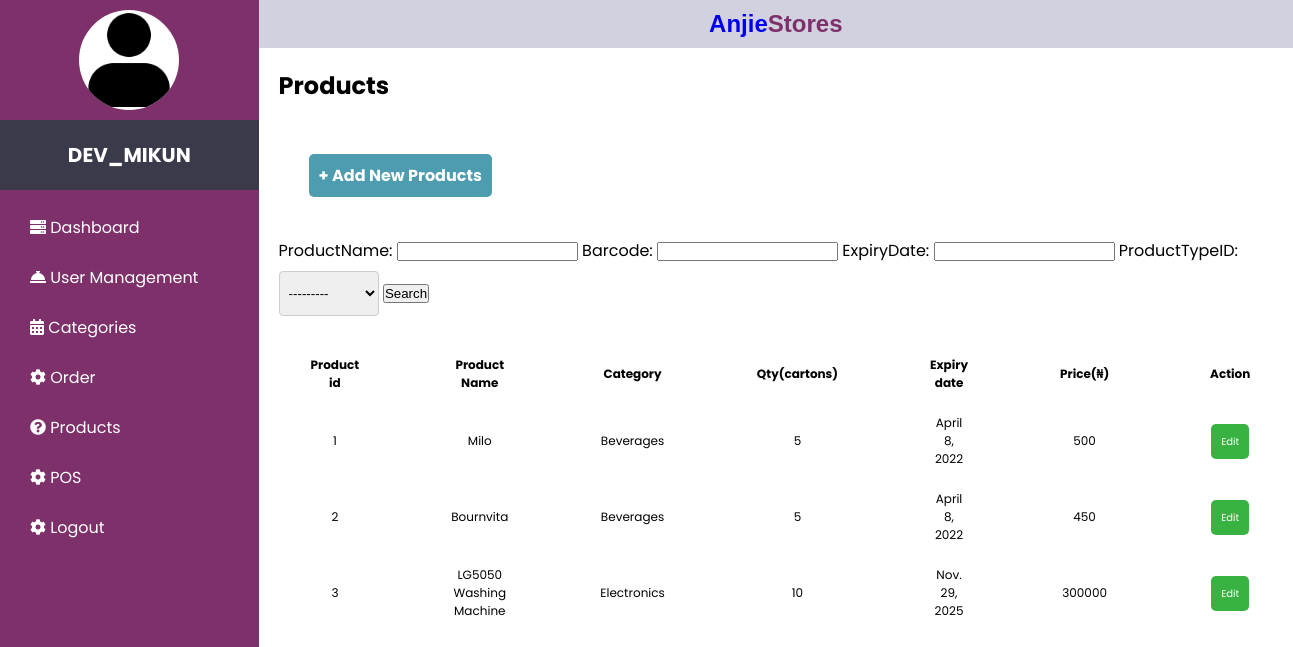
Screenshot of /products/ (signed in) with the database file from the repository.
### inventory/models.py (models this page shows, shortened)
class Products(models.Model):
    productsID = models.IntegerField(primary_key=True)
    productName = models.CharField(max_length=30)
    Barcode = models.IntegerField()
    ExpiryDate = models.DateField()
    Price = models.IntegerField()
    manufacturer =  models.CharField(max_length=35)
    quantity = models.IntegerField()
    productTypeID = models.ForeignKey(ProductType,on_delete=models.CASCADE)

class ProductType(models.Model):
    productTypeID = models.IntegerField()
    productType = models.CharField(max_length=20)
    def __str__(self):
        return self.productType

### inventory/views.py (the view)
# urls.py: path('products/', views.products, name='products'),
def products(request):
    products = Products.objects.all()
    myFilter = ProductFilter(request.GET, queryset=products)
    products = myFilter.qs
    context = {
        "products": products,
        "myFilter": myFilter
    }
    return render(request, 'inventory/products.html',context)

### inventory/templates/inventory/products.html
{% extends "inventory/index.html" %}
{% load static %}
{% block content %}
<section id="products">
    <div class="main">
        <a href="/index.html"><h1>Anjie<span style="color:rgb(126, 48, 106)">Stores</span></h1></a>
        <div class="user-container" id="userManagement" name="userManagement">
            <h2>Products</h2>
            <div class="button-add">
                <a href="/products.html">+ Add New Products</a>
            </div>
            <div class="cat-options">
                <form action="" method="get">
                    {{myFilter.form}}
                    <button type="submit">Search</button>
                </form>
            </div>
            <div class="table-container">
                <table>
                    <tr>
                        <th>Product id</th>
                        <th>Product Name</th>
                        <th>Category</th>
                        <th>Qty(cartons)</th>
                        <th>Expiry date</th>
                        <th>Price(₦)</th>
                        <th>Action</th>
                    </tr>
                    {% for product in products %}
                        <tr>
                            <td>{{product.productsID}}</td>
                            <td>{{product.productName}}</td>
                            <td>{{product.productTypeID.productType}}</td>
                            <td>{{product.quantity}}</td>
                            <td>{{product.ExpiryDate}}</td>
                            <td>{{product.Price}}</td>
                            <td>
                                <a class="Promote" href="#">Edit</a>
                            </td>
                        </tr>
                    {% endfor %}
                    </table>
            </div>
        </div>
    </div>
   </section>
{% endblock %}

### inventory/templates/inventory/index.html (shortened to what this page needs)
{% load static %}
<!DOCTYPE html>
<html lang="en">
    <head>
        <link rel="stylesheet" href="{% static 'inventory/style.css' %}" />
        <link rel="stylesheet" href="https://use.fontawesome.com/releases/v5.7.0/css/all.css"/>
    </head>
    <body>
        <div class="sidebar">
            <div class="div-img">
                <img src="{% static 'inventory/images/user.png' %}" alt="current user">
                <h2>{{user}}</h2>
            </div>
            <ul class="nav">
                <li>
                    <a href="{% url 'dashboard' %}">
                        <i class="fas fa-server"></i>
                        <span>Dashboard</span>
                    </a>
                </li>
                <li>
                    <a href="{% url 'usr_mgt' %}">
                        <i class="fas fa-concierge-bell"></i>
                        <span>User Management</span>
                    </a>
                </li>
                <li>
                    <a href="{% url 'categories' %}">
                        <i class="fas fa-calendar-alt"></i>
                        <span>Categories</span>
                    </a>
                </li>
                <li>
                    <a href="{% url 'order' %}">
                        <i class="fas fa-cog"></i>
                        <span>Order</span>
                    </a>
                </li>
                <li>
                    <a href="{% url 'products' %}">
                        <i class="fas fa-question-circle"></i>
                        <span>Products</span>
                    </a>
                </li>
                <li>
                    <a href="{% url 'pos' %}">
                        <i class="fas fa-cog"></i>
                        <span>POS</span>
                    </a>
                </li>
                <li>
                    <a href="{% url 'login_page' %}">
                        <i class="fas fa-cog"></i>
                        <span>Logout</span>
                    </a>
                </li>
            </ul>
        </div>
        {% block content %}
        {% endblock %}
    </body>
</html>

### inventory/static/inventory/style.css (style rules this page uses)
* { margin: 0; padding: 0; text-decoration: none; }
body { box-sizing: border-box; font-family: 'Poppins', 'Segoe UI', Tahoma, Geneva, Verdana, sans-serif; }
.sidebar { position: fixed; background: rgb(126, 48, 106); width: 20%; height: 100%; top: 0; left: 0; z-index: 1; }
.div-img img { display: flex; justify-content:center; width: 100px; height: 100px; border-radius: 50%; overflow: hidden; background-color: white; margin-top: 10px; margin-left: auto; margin-right: auto; margin-bottom:10px ; }
.sidebar h2 { text-align: center; font-size: 20px; text-transform: uppercase; color: #ffffff; background: #3b3a4b; padding: 20px; font-weight: bold; }
.sidebar ul li { margin: 25px 0; }
.sidebar ul li a { color: #ffffff; padding: 0 30px; }
.main { margin-left: 20%; height:100vh; }
.main h1 { background-color: rgb(209, 209, 224); padding:10px; text-align: center; font-family: Geneva, Verdana, sans-serif; }
.user-container h2 { padding:20px; margin-bottom:40px; }
.user-container .button-add a { margin:50px; width: 125px; height: 35px; background: #4E9CAF; padding: 10px ; text-align: center; border-radius: 5px; color: white; font-weight: bold; line-height: 25px; }
.table-container { border-collapse: collapse; font-size: 0.75em; }
.table-container tr { text-align: center; }
.table-container th, td { padding-top: 0px; padding-bottom: 20px; padding-left: 50px; padding-right: 40px; }
.table-container td .Promote { margin:10px; width: 125px; height: 35px; background: #38b342; padding: 10px ; text-align: center; border-radius: 5px; color: white; font-size: 10px; line-height: 25px; }
.cat-options { display:flex; justify-content:space-between; margin:20px; margin-top:50px; margin-bottom:30px; }
.cat-options select { width: 100px; height:45px; padding: 10px 5px; margin: 8px 0px; display: inline-block; border: 1px solid #ccc; border-radius: 4px; box-sizing: border-box; }

### rows the page displays
Products: productsID "1", productName "Milo", productTypeID.productType "Beverages", quantity "5", ExpiryDate "April 8, 2022", Price "500"
Products: productsID "2", productName "Bournvita", productTypeID.productType "Beverages", quantity "5", ExpiryDate "April 8, 2022", Price "450"
Products: productsID "3", productName "LG5050 Washing Machine", productTypeID.productType "Electronics", quantity "10", ExpiryDate "Nov. 29, 2025", Price "300000"

### other values shown
{{ user }} "DEV_MIKUN"
